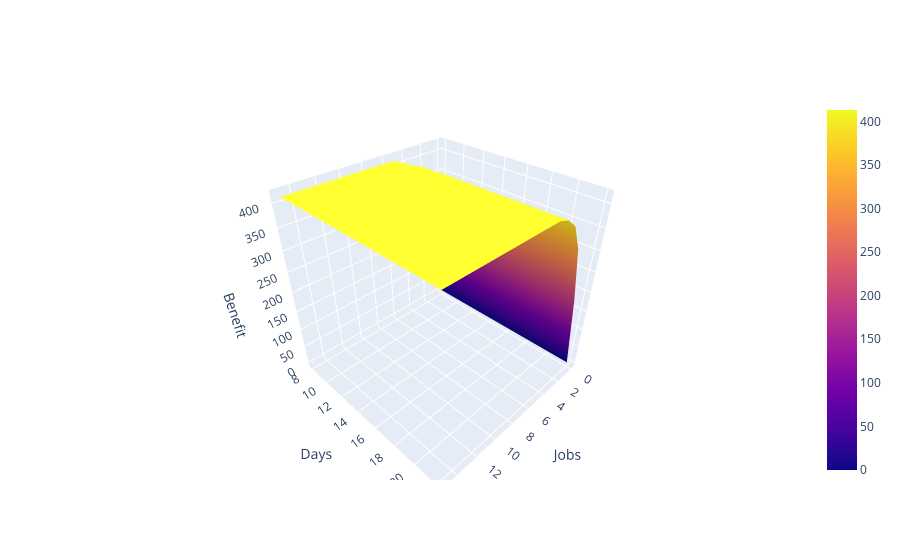

This figure's notebook cell:
### Code cell
Z = np.array(points[:,2]).reshape(horizon+1,n_jobs+1)

X = np.linspace(horizon,0,horizon +1)
Y = np.linspace(n_jobs,0,n_jobs +1)
X, Y = np.meshgrid(X, Y)

print(X)
print(Y)
print(Z)


fig = go.Figure(data=[go.Surface(x=X, y=Y, z=Z.T)])
fig.update_layout(scene=dict(xaxis_title="Jobs", yaxis_title="Days", zaxis_title="Benefit"))
fig.show()

### Figure 1 — Plotly figure (JSON) as saved in the notebook; plotly's stock layout.template omitted (floating-point values rounded to 4 significant figures; data arrays with more than 128 entries replaced by an {"elided": "..."} marker saying what was removed)
{"data": [{"type": "surface", "x": {"elided": "15x16 int values"}, "y": {"elided": "15x16 int values"}, "z": {"elided": "15x16 int values"}}], "layout": {"scene": {"xaxis": {"title": {"text": "Jobs"}}, "yaxis": {"title": {"text": "Days"}}, "zaxis": {"title": {"text": "Benefit"}}}}}
